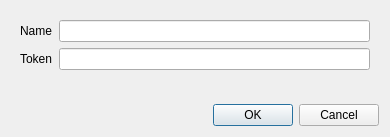
<?xml version="1.0" encoding="UTF-8"?>
<ui version="4.0">
 <class>Dialog</class>
 <widget class="QDialog" name="Dialog">
  <property name="geometry">
   <rect>
    <x>0</x>
    <y>0</y>
    <width>390</width>
    <height>137</height>
   </rect>
  </property>
  <property name="windowTitle">
   <string>Dialog</string>
  </property>
  <layout class="QVBoxLayout" name="verticalLayout">
   <item>
    <widget class="QWidget" name="widget" native="true">
     <layout class="QFormLayout" name="formLayout_2">
      <item row="0" column="0">
       <widget class="QLabel" name="label">
        <property name="text">
         <string>Name</string>
        </property>
       </widget>
      </item>
      <item row="0" column="1">
       <widget class="QLineEdit" name="lineEdit_name"/>
      </item>
      <item row="1" column="1">
       <widget class="QLineEdit" name="lineEdit_token"/>
      </item>
      <item row="1" column="0">
       <widget class="QLabel" name="label_value">
        <property name="text">
         <string>Token</string>
        </property>
       </widget>
      </item>
     </layout>
    </widget>
   </item>
   <item>
    <widget class="QDialogButtonBox" name="buttonBox">
     <property name="orientation">
      <enum>Qt::Horizontal</enum>
     </property>
     <property name="standardButtons">
      <set>QDialogButtonBox::Cancel|QDialogButtonBox::Ok</set>
     </property>
    </widget>
   </item>
  </layout>
 </widget>
 <tabstops>
  <tabstop>lineEdit_name</tabstop>
  <tabstop>lineEdit_token</tabstop>
 </tabstops>
 <resources/>
 <connections>
  <connection>
   <sender>buttonBox</sender>
   <signal>accepted()</signal>
   <receiver>Dialog</receiver>
   <slot>accept()</slot>
   <hints>
    <hint type="sourcelabel">
     <x>248</x>
     <y>254</y>
    </hint>
    <hint type="destinationlabel">
     <x>157</x>
     <y>274</y>
    </hint>
   </hints>
  </connection>
  <connection>
   <sender>buttonBox</sender>
   <signal>rejected()</signal>
   <receiver>Dialog</receiver>
   <slot>reject()</slot>
   <hints>
    <hint type="sourcelabel">
     <x>316</x>
     <y>260</y>
    </hint>
    <hint type="destinationlabel">
     <x>286</x>
     <y>274</y>
    </hint>
   </hints>
  </connection>
 </connections>
</ui>
